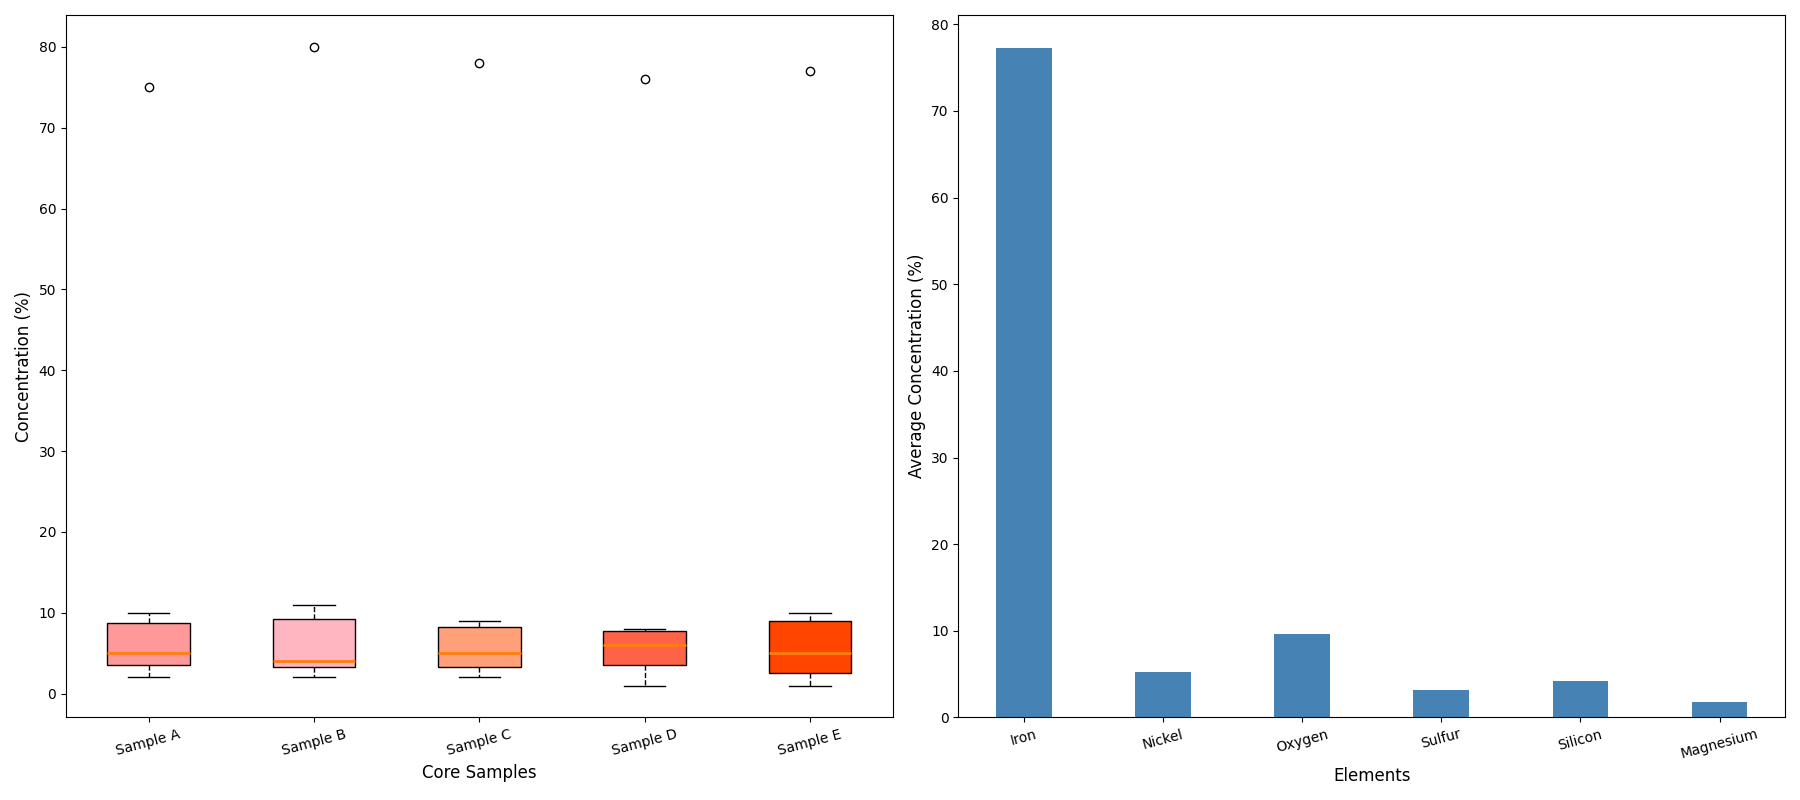

Source code (Python):
import matplotlib.pyplot as plt
import numpy as np

elements = ['Iron', 'Nickel', 'Oxygen', 'Sulfur', 'Silicon', 'Magnesium']
core_sample_A = [75, 5, 10, 3, 5, 2]
core_sample_B = [80, 4, 11, 2, 4, 3]
core_sample_C = [78, 6, 9, 4, 3, 2]
core_sample_D = [76, 5, 8, 3, 7, 1]
core_sample_E = [77, 6, 10, 4, 2, 1]

data = [core_sample_A, core_sample_B, core_sample_C, core_sample_D, core_sample_E]

average_concentration = np.mean(data, axis=0)

fig, (ax1, ax2) = plt.subplots(1, 2, figsize=(18, 8))

# Box Plot on the left
bp = ax1.boxplot(data, patch_artist=True, notch=False, widths=0.5,
                 boxprops=dict(facecolor='#ffcccb'),
                 whiskerprops=dict(linestyle='--'),
                 capprops=dict(),
                 medianprops=dict(linewidth=2))

colors = ['#FF9999', '#FFB6C1', '#FFA07A', '#FF6347', '#FF4500']
for patch, color in zip(bp['boxes'], colors):
    patch.set(facecolor=color)

ax1.set_ylabel("Concentration (%)", fontsize=12)
ax1.set_xlabel("Core Samples", fontsize=12)
ax1.set_xticklabels(["Sample A", "Sample B", "Sample C", "Sample D", "Sample E"], fontsize=10, rotation=15)

# Bar Plot on the right
x = np.arange(len(elements))
width = 0.4

ax2.bar(x, average_concentration, width, color='#4682B4')

ax2.set_ylabel("Average Concentration (%)", fontsize=12)
ax2.set_xlabel("Elements", fontsize=12)
ax2.set_xticks(x)
ax2.set_xticklabels(elements, fontsize=10, rotation=15)

# Adjust layout automatically
plt.tight_layout()

# Show the plots
plt.show()
